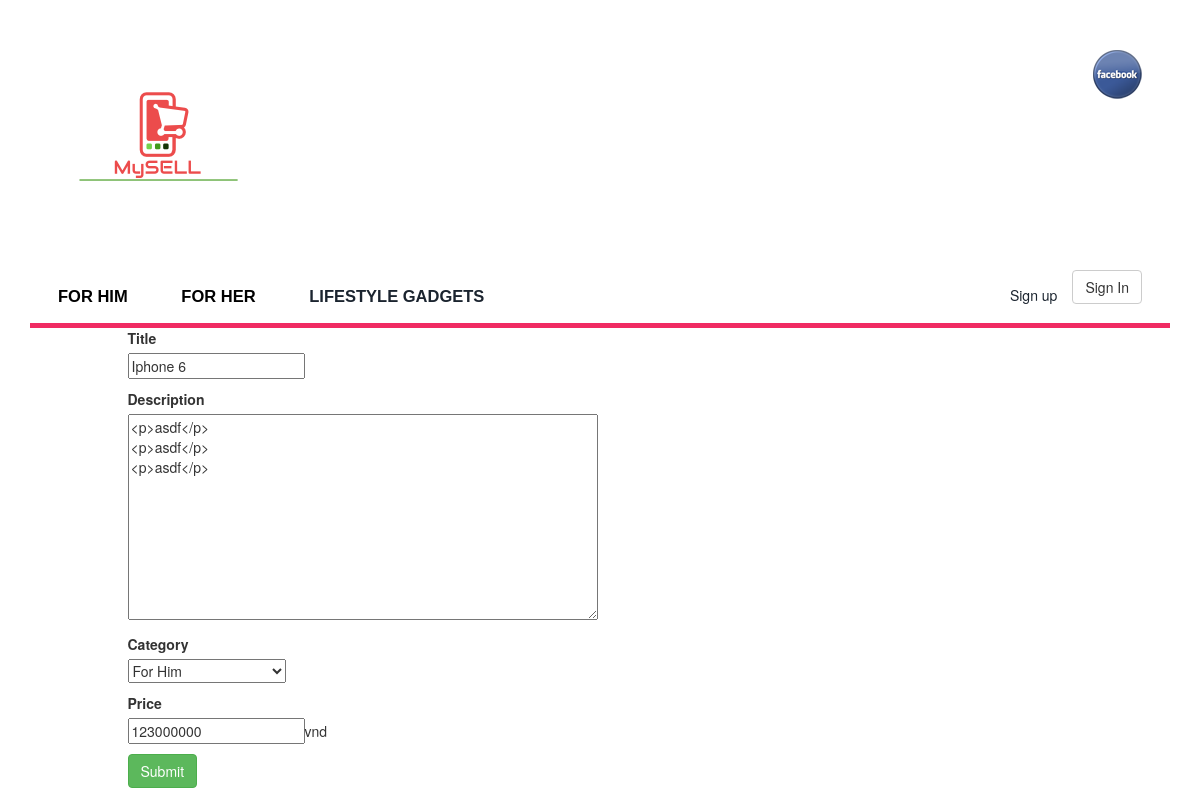
The page /edit.php?id=7 on the database its author committed.
### tables this page shows
CREATE TABLE `mysell_posts` (
  `id` int(11) NOT NULL,
  `title` text NOT NULL,
  `description` text NOT NULL,
  `username` varchar(20) NOT NULL,
  `catID` text NOT NULL,
  `price` double NOT NULL,
  `date` date NOT NULL,
  `status` tinyint(1) NOT NULL
);

### models/DAO/DAO.php (called while the page is built, shortened)
<?php
class DataBase
{
  protected static $db;
  public static function getInstance()
  {
    if (!is_object(self::$db))
    {
      self::$db = new mysqli(DB_HOST,DB_USER,DB_PASS,DB_NAME);
    }
    return self::$db;
  }
}
abstract class EntityBase
{
  protected $db;
  public $primkeys;
  protected $sql;
  public function __construct()
  {
    $this->db=DataBase::getInstance();
  }
  public function fetch($sql)
  {
    if($rst=$this->db->query($sql))
    {
      if($rst->num_rows)
      {
        $row=$rst->fetch_assoc();
      }
      else
      {
        throw new NotFoundException($sql);
      }
    }
    else
    {
      throw new ReadException($sql);
    }
  }
  protected function getObjects($sql,$Class)
  {
    $Objects=array();
    if(class_exists($Class))
    {
      if($rst=$this->db->query($sql))
      {
        while($row=$rst->fetch_assoc())
        {
          $Object=new $Class;
          $Object->populate($row);
          $Objects[]=$Object;
        }
        if (is_array($Objects)) {
          return $Objects;
        }
      }
      else
      {
        throw new ReadException($sql);
      }
    }
    else
    {
      throw new Exception("Non-existent class: {$Class}!");
    }
  }
  protected function getSelfObjects($sql)
  {
    return $this->getObjects($sql,get_class($this));
  }
  private function getImplodedIds($glue,$ids)
  {
    $where=' ';
    if($ids)
    {
      if(is_array($ids))
      {
        $wheres=array();
        foreach($ids as $id=>$val)
        {
          $wheres[]="{$id}='{$val}'";
        }
        $where=implode($glue,$wheres);
      }
      else
      {
        $where=" {$this->primkeys[0]}='{$ids}'";
      }
    }
    return $where;
  }
  public function read($ids=0)
  {
    $sql="{$this->sql} WHERE {$this->getImplodedIds(' AND ',$ids)} LIMIT 1";
    $this->fetch($sql);
  }
}

### models/DAO/Post.dao.php (called while the page is built, shortened)
<?php
require_once 'DAO.php';
abstract class PostDAO extends EntityBase
{
  public function __construct($id=0)
  {
    $this->table='mysell_posts';
    $this->primkeys=array('id');
    $this->fields=array('id','title','description','username','catID','price','date','status');
    $this->sql="SELECT * FROM {$this->table}";
    if($id) $this->read($id);
  }
}

### models/DAO/Category.dao.php (called while the page is built, shortened)
<?php
require_once 'DAO.php';
abstract class CategoryDAO extends EntityBase
{
  public function __construct($id=0)
  {
    $this->table='mysell_cat';
    $this->fields=array('id','name','id2');
  }
}

### models/Category.php (called while the page is built)
<?php
require_once 'DAO/Category.dao.php';
class Category extends CategoryDAO
{
  public function findAllCategory() {
  	$sql="SELECT * FROM mysell_cat ORDER BY id2 ASC";
    return $this->getSelfObjects($sql);
  }
}

### edit.php (the view, shortened to what this page needs)
<?php include_once 'include/checkUser.php';
include_once 'models/Category.php';
include_once 'models/Post.php';?>
  <!DOCTYPE html>
  <html>
  <?php include_once 'include/header.php';?>
  <body>
  	<?php include_once 'include/navbar.php'; ?>
  	<div class="row">
  		<div class="col-sm-1">
  		</div>
  		<div class="col-sm-10">
  			<form action='' method='post'>
  				<?php
  				$Post = new Post($_GET['id']);
  				?>
  				<p><label>Title</label><br />
  					<input type='text' name='postTitle' value='<?php if(isset($error)){ echo $_POST['post.title'];} else { echo $Post->title;}?>'>
  				</p>
  				<p><label>Description</label><br />
  					<textarea name='postDescription' cols='60' rows='10'><?php if(isset($error)){ echo $_POST['post.description'];} else { echo $Post->description;}?></textarea>
  				</p>
  				<p><label>Category</label><br />
  					<select name="category">
						<?php
						try
						{
							$Cat = new Category();
							$Cat = $Cat->findAllCategory();
							foreach ($Cat as $Cat1) {
								if (strlen($Cat1->id2) == 3) {
									echo '<option value="'.$Cat1->id.'">'.$Cat1->name.'</option>';
								}
							}
						}
						catch(Exception $e)
						{
							$message = 'We are unable to process your request. Please try again later"';
						}
						?>
  					</select>
  					<p><label>Price</label><br />
  						<input type="number" name='postPrice' value='<?php if(isset($error)){ echo $_POST['post.price'];} else { echo $Post->price;}?>'>vnd</input>
  					</p>
  					<p><button type='submit' class="btn btn-success" name='submit'>Submit</button></p>
  				</form>
  			</div>
  			<div class="col-sm-1">
  			</div>
  		</div>
  	</div>
  </body>
  </html>

### css/style.css (style rules this page uses)
body { background:url(../images/back.png); font-family: 'Cabin', sans-serif; }
h1,h2,h3,h4,h5,h6,label,p { margin:0; }

### css/megamenu.css (style rules this page uses)
body { background: #fafafa; }

### rows shown on the page
mysell_posts: postTitle "Iphone 6", postDescription "<p>asdf</p> <p>asdf</p> <p>asdf</p>", postPrice "123000000"

### other values the page prints
form field category "For Him"
